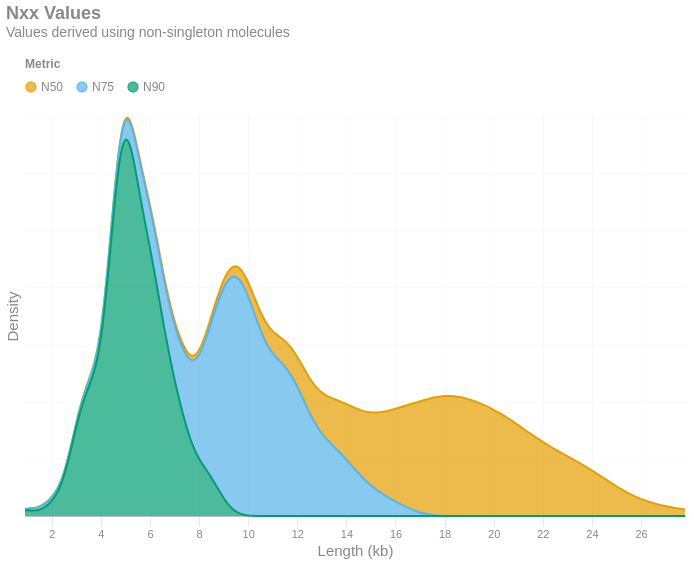

Notebook code cell kept with this figure:
### Markdown cell above
## Library Performance
### NX metrics

The **NX** metrics (e.g. **N50**) tend to be useful for understanding centrality for molecule length in genomic contexts.
With your linked-read sequences aligned to a reference genome, you can make inferences about the lengths of the original molecules from which linked-read fragments were derived. These are the distributions of three common NX metrics (N50, N75, N90) across all samples are given below.

### Code cell
selection = alt.selection_point(fields=['Nxx'], bind='legend')

with SafeRender(aggregate_df):
    (
        alt.Chart(aggregate_df[['Sample', 'N50', 'N75', 'N90']])
        .transform_fold(
            ['N50', 'N75', 'N90'],
            as_=['Nxx', 'value']
        )
        .transform_density(
            'value',
            groupby=['Nxx'],
            as_=['value', 'density']
        )
        .mark_area(interpolate = "basis")
        .encode(
            x=alt.X('value:Q', bin = "binned").axis(title='Length (kb)', labelExpr='datum.value / 1000'),
            y=alt.Y('density:Q', title='Density').axis(labels = False),
            color=alt.Color('Nxx:N', title='Metric').scale(domain = ['N50','N75','N90'])
        )
        .transform_filter(selection)
        .add_params(selection)
        .configure_legend(orient = "top")
        .properties(
            title=alt.Title('Nxx Values', subtitle = 'Values derived using non-singleton molecules'),
            usermeta={'embedOptions': {'downloadFileName': f'alignments.nxx'}}
        )
    ).display()

### Figure 1 — Vega-Lite specification as saved in the notebook (floating-point values rounded to 4 significant figures; data arrays with more than 128 entries replaced by an {"elided": "..."} marker saying what was removed)
{"width": "container", "height": 400, "config": {"title": {"anchor": "start", "dy": -15, "fontSize": 18, "color": "#888888", "subtitleColor": "#888888", "subtitleFontSize": 14}, "arc": {"fill": "#0072B2"}, "axis": {"domainColor": "#888888", "domainWidth": 0.5, "gridWidth": 0.2, "grid": false, "titleFontWeight": 400, "titleFontSize": 15, "labelFontSize": 11, "labelColor": "#888888", "tickColor": "#888888", "tickWidth": 0.2, "titleColor": "#888888"}, "axisBand": {"grid": false}, "axisX": {"grid": true, "tickSize": 10, "domainCap": "round"}, "axisY": {"domain": false, "grid": true, "tickSize": 0, "domainCap": "round"}, "background": "transparent", "header": {"labelFontSize": 15, "labelColor": "#888888", "titleFontSize": 15, "titleFontWeight": 600, "titleColor": "#888888"}, "legend": {"labelFont": "sans-serif", "labelFontSize": 12, "labelColor": "#888888", "symbolSize": 100, "symbolType": "circle", "titleFontSize": 12, "titlePadding": 10, "titleColor": "#888888", "title": null, "orient": "top"}, "range": {"category": ["#E69F00", "#56B4E9", "#009E73", "#F0E442", "#0072B2", "#D55E00", "#CC79A7", "#000000"], "diverging": ["#cfe8f3", "#a2d4ec", "#73bfe2", "#46abdb", "#1696d2", "#12719e"]}, "area": {"fill": "#0072B2", "fillOpacity": 0.7, "line": true, "strokeOpacity": 0.7}, "line": {"color": "#0072B2", "stroke": "#0072B2", "strokeWidth": 2}, "trail": {"color": "#0072B2", "stroke": "#0072B2", "strokeWidth": 0, "size": 1}, "point": {"filled": true, "fillOpacity": 1.0, "size": 95}, "text": {"color": "#888888", "fontSize": 11, "align": "right", "fontWeight": 400, "size": 11}, "bar": {"fill": "#0072B2", "stroke": null}, "view": {"stroke": null, "continuousWidth": 660, "continuousHeight": 400}}, "data": {"name": "data-8a7f6beeff07bf0952917e474f43ab0e"}, "mark": {"type": "area", "interpolate": "basis"}, "encoding": {"color": {"field": "Nxx", "scale": {"domain": ["N50", "N75", "N90"]}, "title": "Metric", "type": "nominal"}, "x": {"axis": {"title": "Length (kb)", "labelExpr": "datum.value / 1000"}, "bin": "binned", "field": "value", "type": "quantitative"}, "y": {"axis": {"labels": false}, "field": "density", "title": "Density", "type": "quantitative"}}, "params": [{"name": "param_9eafa23d14869b31", "select": {"type": "point", "fields": ["Nxx"]}, "bind": "legend"}], "title": {"text": "Nxx Values", "subtitle": "Values derived using non-singleton molecules"}, "transform": [{"fold": ["N50", "N75", "N90"], "as": ["Nxx", "value"]}, {"density": "value", "groupby": ["Nxx"], "as": ["value", "density"]}, {"filter": {"param": "param_9eafa23d14869b31"}}], "usermeta": {"embedOptions": {"downloadFileName": "alignments.nxx"}}, "$schema": "https://vega.github.io/schema/vega-lite/v6.4.1.json", "datasets": {"data-8a7f6beeff07bf0952917e474f43ab0e": {"elided": "192 records"}}}
